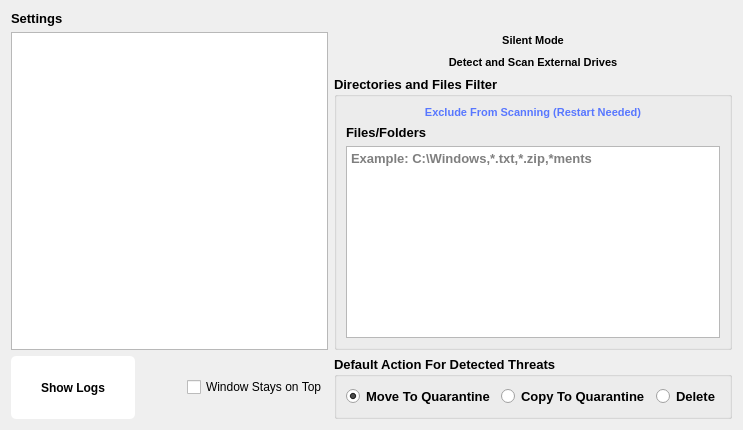
           <widget class="QWidget" name="page_4">
            <layout class="QGridLayout" name="gridLayout_8">
             <item row="9" column="4">
              <widget class="QGroupBox" name="groupBox_2">
               <property name="font">
                <font>
                 <family>Segoe UI</family>
                 <pointsize>10</pointsize>
                 <weight>75</weight>
                 <bold>true</bold>
                </font>
               </property>
               <property name="title">
                <string>Default Action For Detected Threats</string>
               </property>
               <layout class="QHBoxLayout" name="horizontalLayout_3">
                <item>
                 <widget class="QRadioButton" name="moveToQuarantine">
                  <property name="font">
                   <font>
                    <family>Segoe UI</family>
                   </font>
                  </property>
                  <property name="statusTip">
                   <string>Move the discovered threats to Quarantine</string>
                  </property>
                  <property name="text">
                   <string>Move To Quarantine</string>
                  </property>
                  <property name="checked">
                   <bool>true</bool>
                  </property>
                  <attribute name="buttonGroup">
                   <string notr="true">virusAction</string>
                  </attribute>
                 </widget>
                </item>
                <item>
                 <widget class="QRadioButton" name="copyToQuarantine">
                  <property name="font">
                   <font>
                    <family>Segoe UI</family>
                   </font>
                  </property>
                  <property name="statusTip">
                   <string>Copy the discovered threats to Quarantine</string>
                  </property>
                  <property name="text">
                   <string>Copy To Quarantine</string>
                  </property>
                  <property name="checked">
                   <bool>false</bool>
                  </property>
                  <attribute name="buttonGroup">
                   <string notr="true">virusAction</string>
                  </attribute>
                 </widget>
                </item>
                <item>
                 <widget class="QRadioButton" name="deleteVirus">
                  <property name="font">
                   <font>
                    <family>Segoe UI</family>
                   </font>
                  </property>
                  <property name="statusTip">
                   <string>Delete the threats immediately</string>
                  </property>
                  <property name="text">
                   <string>Delete</string>
                  </property>
                  <attribute name="buttonGroup">
                   <string notr="true">virusAction</string>
                  </attribute>
                 </widget>
                </item>
               </layout>
              </widget>
             </item>
             <item row="9" column="1" colspan="2">
              <spacer name="horizontalSpacer_11">
               <property name="orientation">
                <enum>Qt::Horizontal</enum>
               </property>
               <property name="sizeType">
                <enum>QSizePolicy::Preferred</enum>
               </property>
               <property name="sizeHint" stdset="0">
                <size>
                 <width>40</width>
                 <height>20</height>
                </size>
               </property>
              </spacer>
             </item>
             <item row="0" column="0">
              <widget class="QLabel" name="label_14">
               <property name="sizePolicy">
                <sizepolicy hsizetype="Preferred" vsizetype="Maximum">
                 <horstretch>0</horstretch>
                 <verstretch>0</verstretch>
                </sizepolicy>
               </property>
               <property name="font">
                <font>
                 <family>Segoe UI</family>
                 <pointsize>10</pointsize>
                 <weight>75</weight>
                 <bold>true</bold>
                </font>
               </property>
               <property name="text">
                <string>Settings</string>
               </property>
              </widget>
             </item>
             <item row="3" column="4">
              <widget class="QGroupBox" name="groupBox_3">
               <property name="sizePolicy">
                <sizepolicy hsizetype="Preferred" vsizetype="Maximum">
                 <horstretch>0</horstretch>
                 <verstretch>0</verstretch>
                </sizepolicy>
               </property>
               <property name="font">
                <font>
                 <family>Segoe UI</family>
                 <pointsize>10</pointsize>
                 <weight>75</weight>
                 <bold>true</bold>
                </font>
               </property>
               <property name="title">
                <string>Directories and Files Filter</string>
               </property>
               <layout class="QGridLayout" name="gridLayout_17">
                <item row="0" column="0" colspan="2">
                 <widget class="QLabel" name="label_23">
                  <property name="sizePolicy">
                   <sizepolicy hsizetype="Preferred" vsizetype="Maximum">
                    <horstretch>0</horstretch>
                    <verstretch>0</verstretch>
                   </sizepolicy>
                  </property>
                  <property name="font">
                   <font>
                    <family>Segoe UI</family>
                    <pointsize>8</pointsize>
                    <weight>75</weight>
                    <bold>true</bold>
                   </font>
                  </property>
                  <property name="toolTip">
                   <string>Click on restart from the top right menu to restart.</string>
                  </property>
                  <property name="statusTip">
                   <string>Changes will take effect on restart, click on restart to restart.</string>
                  </property>
                  <property name="text">
                   <string>&lt;html&gt;&lt;head/&gt;&lt;body&gt;&lt;p&gt;&lt;span style=&quot; color:#5877ff;&quot;&gt;Exclude From Scanning (Restart Needed)&lt;/span&gt;&lt;/p&gt;&lt;/body&gt;&lt;/html&gt;</string>
                  </property>
                  <property name="alignment">
                   <set>Qt::AlignCenter</set>
                  </property>
                 </widget>
                </item>
                <item row="2" column="0" colspan="2">
                 <widget class="QTextEdit" name="excludefiles">
                  <property name="toolTip">
                   <string>A pattern like *.txt or *.zip will exclude text files or zip files from Scanning and a 
pattern *ments will not scan the folders like documents, attachments, assignments etc.</string>
                  </property>
                  <property name="statusTip">
                   <string>*.txt or *.zip to skip text/zip files and *ments to skip documents, attachments etc.</string>
                  </property>
                  <property name="styleSheet">
                   <string notr="true">QTextEdit:hover
{
	/*background-color: rgb(255, 255, 255);*/
}
QFrame:hover{
border:1px solid rgb(119, 95, 200);
}

</string>
                  </property>
                  <property name="placeholderText">
                   <string>Example: C:\Windows,*.txt,*.zip,*ments</string>
                  </property>
                 </widget>
                </item>
                <item row="1" column="0">
                 <widget class="QLabel" name="label_26">
                  <property name="font">
                   <font>
                    <family>Segoe UI</family>
                    <pointsize>10</pointsize>
                   </font>
                  </property>
                  <property name="text">
                   <string>Files/Folders</string>
                  </property>
                 </widget>
                </item>
               </layout>
              </widget>
             </item>
             <item row="9" column="3">
              <widget class="QCheckBox" name="stayOnTop">
               <property name="font">
                <font>
                 <family>Segoe UI</family>
                </font>
               </property>
               <property name="statusTip">
                <string>Checking this option will always keep the Antivirus window on top</string>
               </property>
               <property name="text">
                <string>Window Stays on Top</string>
               </property>
              </widget>
             </item>
             <item row="9" column="0">
              <widget class="QToolButton" name="showLogs">
               <property name="sizePolicy">
                <sizepolicy hsizetype="Maximum" vsizetype="Minimum">
                 <horstretch>0</horstretch>
                 <verstretch>0</verstretch>
                </sizepolicy>
               </property>
               <property name="minimumSize">
                <size>
                 <width>124</width>
                 <height>0</height>
                </size>
               </property>
               <property name="font">
                <font>
                 <family>Segoe UI</family>
                 <weight>75</weight>
                 <bold>true</bold>
                </font>
               </property>
               <property name="cursor">
                <cursorShape>PointingHandCursor</cursorShape>
               </property>
               <property name="statusTip">
                <string>See Previous Reports</string>
               </property>
               <property name="styleSheet">
                <string notr="true">QToolButton:hover:!pressed
{
  border: 2px solid green;
	background-color:rgb(255, 192, 193);
color:black;
}
QToolButton
{
background-color: white;
    border-width: 1px;
    border-radius: 5px;
}
</string>
               </property>
               <property name="text">
                <string>Show Logs</string>
               </property>
               <property name="iconSize">
                <size>
                 <width>0</width>
                 <height>0</height>
                </size>
               </property>
              </widget>
             </item>
             <item row="1" column="4">
              <widget class="QToolButton" name="silentMode">
               <property name="sizePolicy">
                <sizepolicy hsizetype="Preferred" vsizetype="Preferred">
                 <horstretch>0</horstretch>
                 <verstretch>0</verstretch>
                </sizepolicy>
               </property>
               <property name="font">
                <font>
                 <family>Segoe UI</family>
                 <pointsize>8</pointsize>
                 <weight>75</weight>
                 <bold>true</bold>
                </font>
               </property>
               <property name="statusTip">
                <string>Silent Mode will stop displaying alerts and popups</string>
               </property>
               <property name="styleSheet">
                <string notr="true">QToolButton
{
    border-width: 1px;
    border-radius: 10px;
}

QToolButton:hover
{
	background-color: rgb(255, 197, 174);
}
QToolButton:checked
{
	background-color: rgb(255, 170, 127);
	border:none;
}
</string>
               </property>
               <property name="text">
                <string>Silent Mode</string>
               </property>
               <property name="checkable">
                <bool>true</bool>
               </property>
              </widget>
             </item>
             <item row="1" column="0" rowspan="3" colspan="4">
              <widget class="QTextEdit" name="logViewer">
               <property name="font">
                <font>
                 <family>Segoe UI</family>
                 <pointsize>10</pointsize>
                 <weight>75</weight>
                 <bold>true</bold>
                </font>
               </property>
               <property name="styleSheet">
                <string notr="true">QTextEdit:hover
{
	background-color: rgb(255, 255, 255);
}
QFrame:hover{
border: 1px solid lightgreen;
}

</string>
               </property>
               <property name="documentTitle">
                <string>Reports</string>
               </property>
               <property name="readOnly">
                <bool>true</bool>
               </property>
               <property name="html">
                <string>&lt;!DOCTYPE HTML PUBLIC &quot;-//W3C//DTD HTML 4.0//EN&quot; &quot;http://www.w3.org/TR/REC-html40/strict.dtd&quot;&gt;
&lt;html&gt;&lt;head&gt;&lt;meta name=&quot;qrichtext&quot; content=&quot;1&quot; /&gt;&lt;title&gt;Reports&lt;/title&gt;&lt;style type=&quot;text/css&quot;&gt;
p, li { white-space: pre-wrap; }
&lt;/style&gt;&lt;/head&gt;&lt;body style=&quot; font-family:'Segoe UI'; font-size:10pt; font-weight:600; font-style:normal;&quot;&gt;
&lt;p style=&quot;-qt-paragraph-type:empty; margin-top:0px; margin-bottom:0px; margin-left:0px; margin-right:0px; -qt-block-indent:0; text-indent:0px;&quot;&gt;&lt;br /&gt;&lt;/p&gt;&lt;/body&gt;&lt;/html&gt;</string>
               </property>
              </widget>
             </item>
             <item row="2" column="4">
              <widget class="QToolButton" name="toolButton_2">
               <property name="sizePolicy">
                <sizepolicy hsizetype="Preferred" vsizetype="Preferred">
                 <horstretch>0</horstretch>
                 <verstretch>0</verstretch>
                </sizepolicy>
               </property>
               <property name="font">
                <font>
                 <family>Segoe UI</family>
                 <pointsize>8</pointsize>
                 <weight>75</weight>
                 <bold>true</bold>
                </font>
               </property>
               <property name="statusTip">
                <string>Detect the connected External Drives and Scan them for known threats</string>
               </property>
               <property name="styleSheet">
                <string notr="true">QToolButton
{
    border-width: 1px;
    border-radius: 10px;
}

QToolButton:hover
{
	background-color: rgb(255, 197, 174);
}
QToolButton:checked
{
	background-color: rgb(255, 170, 127);
	border:none;
}
</string>
               </property>
               <property name="text">
                <string>Detect and Scan External Drives</string>
               </property>
              </widget>
             </item>
            </layout>
           </widget>
